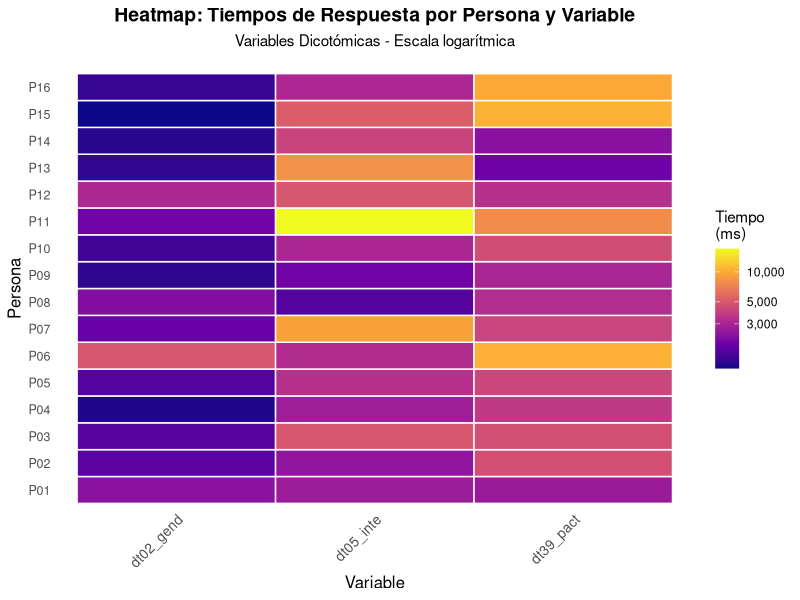
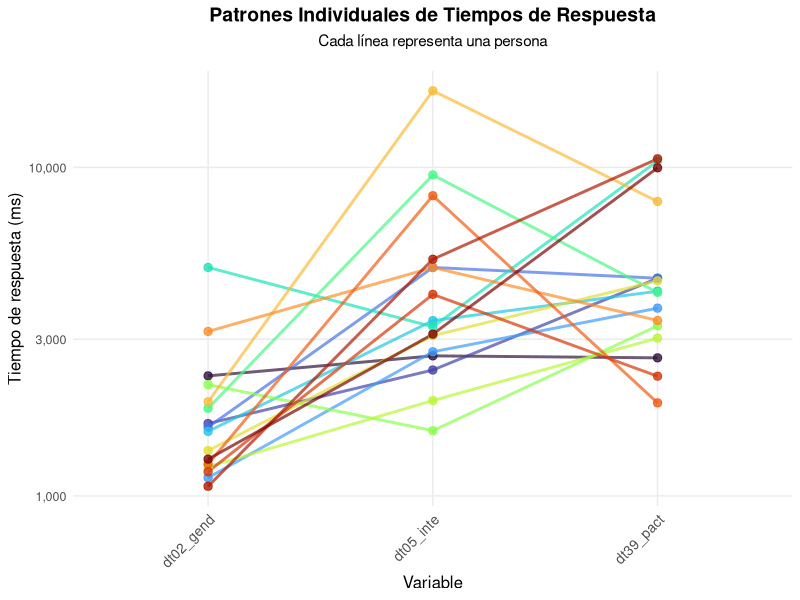
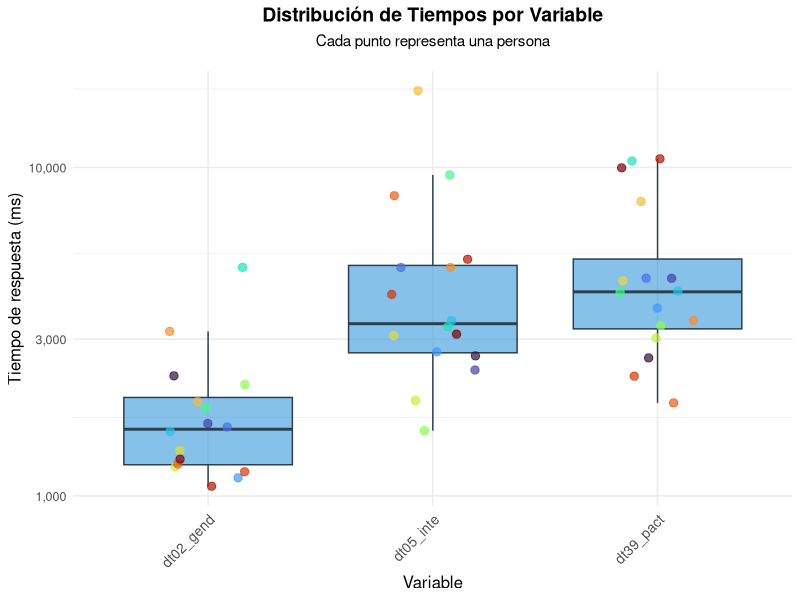
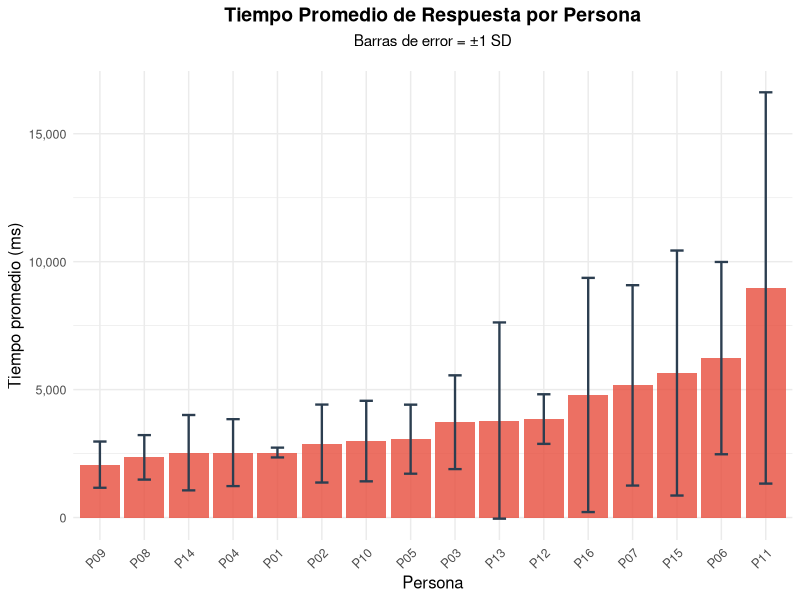
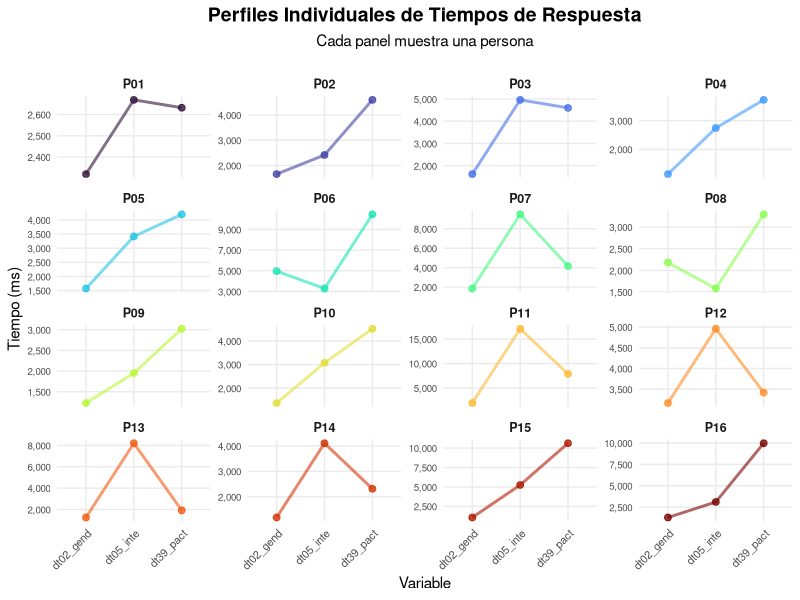
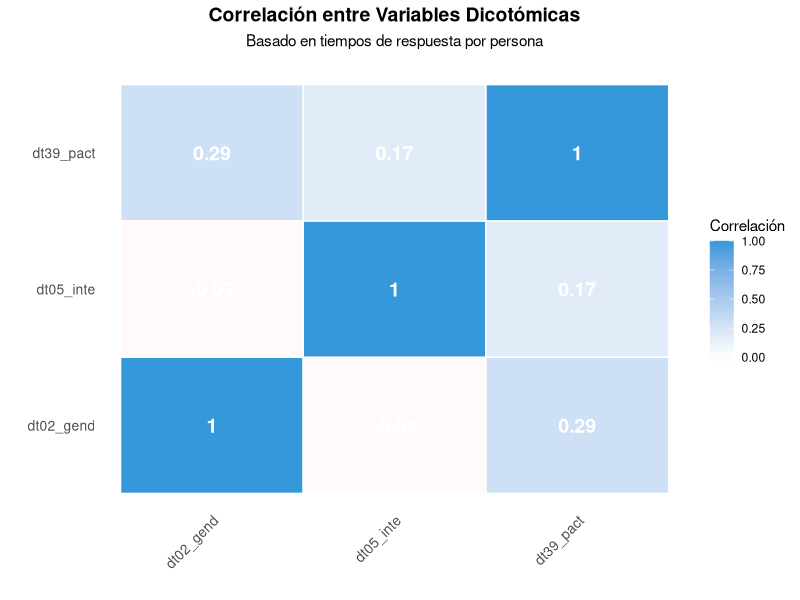

R code for these plots, in order:
# =============================================================================
# Análisis de Tiempos de Respuesta por Persona - Variables Dicotómicas
# =============================================================================

# Cargar librerías necesarias
if (!require("tidyverse")) install.packages("tidyverse", dependencies = TRUE)
if (!require("ggplot2")) install.packages("ggplot2", dependencies = TRUE)
if (!require("viridis")) install.packages("viridis", dependencies = TRUE)
if (!require("RColorBrewer")) install.packages("RColorBrewer", dependencies = TRUE)
if (!require("gridExtra")) install.packages("gridExtra", dependencies = TRUE)
if (!require("scales")) install.packages("scales", dependencies = TRUE)

library(tidyverse)
library(ggplot2)
library(viridis)
library(RColorBrewer)
library(gridExtra)
library(scales)

# Cargar datos
datos <- read.csv("mapa-eh2-rt-anon.csv", stringsAsFactors = FALSE)

# Variables dicotómicas
vars_dicotomicas <- c("dt02_gend", "dt05_inte", "dt39_pact")
vars_existentes <- vars_dicotomicas[vars_dicotomicas %in% names(datos)]

cat("=== ANÁLISIS POR PERSONA - VARIABLES DICOTÓMICAS ===\n\n")
cat("Variables analizadas:", paste(vars_existentes, collapse = ", "), "\n")
cat("Número de personas:", nrow(datos), "\n\n")

# Crear ID de persona
datos$persona_id <- paste0("P", sprintf("%02d", 1:nrow(datos)))

# Preparar datos en formato largo para análisis por persona
datos_largos <- datos %>%
  select(persona_id, all_of(vars_existentes)) %>%
  pivot_longer(
    cols = all_of(vars_existentes),
    names_to = "variable",
    values_to = "tiempo"
  ) %>%
  mutate(
    tiempo = as.numeric(tiempo),
    variable = factor(variable, levels = vars_existentes)
  ) %>%
  filter(!is.na(tiempo) & tiempo > 0)

# Estadísticas por persona
estadisticas_persona <- datos_largos %>%
  group_by(persona_id) %>%
  summarise(
    n_items = n(),
    media = mean(tiempo),
    mediana = median(tiempo),
    sd = sd(tiempo),
    min = min(tiempo),
    max = max(tiempo),
    iqr = IQR(tiempo),
    .groups = "drop"
  ) %>%
  arrange(media)

cat("=== ESTADÍSTICAS POR PERSONA ===\n")
print(estadisticas_persona)
cat("\n")

# Estadísticas por persona y variable
estadisticas_persona_variable <- datos_largos %>%
  group_by(persona_id, variable) %>%
  summarise(
    tiempo = first(tiempo),  # Solo hay un valor por persona-variable
    .groups = "drop"
  ) %>%
  pivot_wider(
    names_from = variable,
    values_from = tiempo
  )

cat("=== TIEMPOS POR PERSONA Y VARIABLE ===\n")
print(estadisticas_persona_variable)
cat("\n")

# =============================================================================
# VISUALIZACIONES
# =============================================================================

# 1. HEATMAP: Tiempos por persona y variable
heatmap_plot <- datos_largos %>%
  ggplot(aes(x = variable, y = persona_id, fill = tiempo)) +
  geom_tile(color = "white", linewidth = 0.5) +
  scale_fill_viridis_c(
    name = "Tiempo\n(ms)",
    option = "plasma",
    trans = "log10",
    labels = comma
  ) +
  labs(
    title = "Heatmap: Tiempos de Respuesta por Persona y Variable",
    subtitle = "Variables Dicotómicas - Escala logarítmica",
    x = "Variable",
    y = "Persona",
    fill = "Tiempo (ms)"
  ) +
  theme_minimal() +
  theme(
    plot.title = element_text(size = 14, face = "bold", hjust = 0.5),
    plot.subtitle = element_text(size = 11, hjust = 0.5, margin = margin(b = 15)),
    axis.text.x = element_text(angle = 45, hjust = 1, size = 10),
    axis.text.y = element_text(size = 9),
    axis.title = element_text(size = 12),
    legend.position = "right",
    panel.grid = element_blank()
  )

# Guardar heatmap
png(
  filename = "heatmap_personas_dicotomicas.png",
  width = 10,
  height = 8,
  units = "in",
  res = 300
)
print(heatmap_plot)
dev.off()
cat("Gráfico guardado: heatmap_personas_dicotomicas.png\n\n")

# 2. GRÁFICO DE LÍNEAS: Patrón de cada persona
lineas_plot <- datos_largos %>%
  ggplot(aes(x = variable, y = tiempo, group = persona_id, color = persona_id)) +
  geom_line(linewidth = 1, alpha = 0.7) +
  geom_point(size = 2.5, alpha = 0.8) +
  scale_y_continuous(
    trans = "log10",
    labels = comma,
    name = "Tiempo de respuesta (ms)"
  ) +
  scale_color_viridis_d(option = "turbo", guide = "none") +
  labs(
    title = "Patrones Individuales de Tiempos de Respuesta",
    subtitle = "Cada línea representa una persona",
    x = "Variable",
    y = "Tiempo de respuesta (ms, escala log)"
  ) +
  theme_minimal() +
  theme(
    plot.title = element_text(size = 14, face = "bold", hjust = 0.5),
    plot.subtitle = element_text(size = 11, hjust = 0.5, margin = margin(b = 15)),
    axis.text.x = element_text(angle = 45, hjust = 1, size = 10),
    axis.text.y = element_text(size = 9),
    axis.title = element_text(size = 12),
    panel.grid.minor = element_blank()
  )

# Guardar gráfico de líneas
png(
  filename = "lineas_personas_dicotomicas.png",
  width = 10,
  height = 7,
  units = "in",
  res = 300
)
print(lineas_plot)
dev.off()
cat("Gráfico guardado: lineas_personas_dicotomicas.png\n\n")

# 3. BOXPLOT POR VARIABLE con puntos individuales por persona
boxplot_personas <- datos_largos %>%
  ggplot(aes(x = variable, y = tiempo)) +
  geom_boxplot(
    fill = "#3498DB",
    color = "#2C3E50",
    alpha = 0.6,
    outlier.shape = NA
  ) +
  geom_jitter(
    aes(color = persona_id),
    width = 0.2,
    height = 0,
    alpha = 0.7,
    size = 2.5
  ) +
  scale_y_continuous(
    trans = "log10",
    labels = comma,
    name = "Tiempo de respuesta (ms)"
  ) +
  scale_color_viridis_d(option = "turbo", guide = "none") +
  labs(
    title = "Distribución de Tiempos por Variable",
    subtitle = "Cada punto representa una persona",
    x = "Variable",
    y = "Tiempo de respuesta (ms, escala log)"
  ) +
  theme_minimal() +
  theme(
    plot.title = element_text(size = 14, face = "bold", hjust = 0.5),
    plot.subtitle = element_text(size = 11, hjust = 0.5, margin = margin(b = 15)),
    axis.text.x = element_text(angle = 45, hjust = 1, size = 10),
    axis.text.y = element_text(size = 9),
    axis.title = element_text(size = 12)
  )

# Guardar boxplot
png(
  filename = "boxplot_personas_dicotomicas.png",
  width = 10,
  height = 7,
  units = "in",
  res = 300
)
print(boxplot_personas)
dev.off()
cat("Gráfico guardado: boxplot_personas_dicotomicas.png\n\n")

# 4. GRÁFICO DE BARRAS: Media por persona (ordenado)
barras_media <- estadisticas_persona %>%
  ggplot(aes(x = reorder(persona_id, media), y = media)) +
  geom_bar(stat = "identity", fill = "#E74C3C", alpha = 0.8) +
  geom_errorbar(
    aes(ymin = media - sd, ymax = media + sd),
    width = 0.3,
    color = "#2C3E50",
    linewidth = 0.8
  ) +
  scale_y_continuous(
    labels = comma,
    name = "Tiempo promedio (ms)"
  ) +
  labs(
    title = "Tiempo Promedio de Respuesta por Persona",
    subtitle = "Barras de error = ±1 SD",
    x = "Persona",
    y = "Tiempo promedio (ms)"
  ) +
  theme_minimal() +
  theme(
    plot.title = element_text(size = 14, face = "bold", hjust = 0.5),
    plot.subtitle = element_text(size = 11, hjust = 0.5, margin = margin(b = 15)),
    axis.text.x = element_text(angle = 45, hjust = 1, size = 9),
    axis.text.y = element_text(size = 9),
    axis.title = element_text(size = 12)
  )

# Guardar gráfico de barras
png(
  filename = "barras_media_personas.png",
  width = 10,
  height = 6,
  units = "in",
  res = 300
)
print(barras_media)
dev.off()
cat("Gráfico guardado: barras_media_personas.png\n\n")

# 5. GRÁFICO DE PERFILES: Todas las personas en un panel
perfiles_plot <- datos_largos %>%
  ggplot(aes(x = variable, y = tiempo)) +
  geom_line(
    aes(group = persona_id, color = persona_id),
    linewidth = 1,
    alpha = 0.6
  ) +
  geom_point(
    aes(color = persona_id),
    size = 2,
    alpha = 0.8
  ) +
  facet_wrap(~ persona_id, ncol = 4, scales = "free_y") +
  scale_y_continuous(
    labels = comma,
    name = "Tiempo (ms)"
  ) +
  scale_color_viridis_d(option = "turbo", guide = "none") +
  labs(
    title = "Perfiles Individuales de Tiempos de Respuesta",
    subtitle = "Cada panel muestra una persona",
    x = "Variable",
    y = "Tiempo de respuesta (ms)"
  ) +
  theme_minimal() +
  theme(
    plot.title = element_text(size = 14, face = "bold", hjust = 0.5),
    plot.subtitle = element_text(size = 11, hjust = 0.5, margin = margin(b = 15)),
    axis.text.x = element_text(angle = 45, hjust = 1, size = 8),
    axis.text.y = element_text(size = 7),
    axis.title = element_text(size = 11),
    strip.text = element_text(size = 9, face = "bold"),
    panel.grid.minor = element_blank()
  )

# Guardar perfiles
png(
  filename = "perfiles_individuales.png",
  width = 14,
  height = 10,
  units = "in",
  res = 300
)
print(perfiles_plot)
dev.off()
cat("Gráfico guardado: perfiles_individuales.png\n\n")

# 6. MATRIZ DE CORRELACIÓN: Relación entre variables por persona
# Crear matriz de datos ancha
matriz_datos <- datos_largos %>%
  pivot_wider(
    names_from = variable,
    values_from = tiempo
  ) %>%
  select(-persona_id) %>%
  select(all_of(vars_existentes))

# Calcular correlaciones
correlaciones <- cor(matriz_datos, use = "complete.obs")

# Convertir a formato largo para gráfico
correlaciones_long <- correlaciones %>%
  as.data.frame() %>%
  rownames_to_column("var1") %>%
  pivot_longer(
    cols = -var1,
    names_to = "var2",
    values_to = "correlacion"
  ) %>%
  mutate(
    var1 = factor(var1, levels = vars_existentes),
    var2 = factor(var2, levels = vars_existentes)
  )

# Heatmap de correlaciones
correlacion_plot <- correlaciones_long %>%
  ggplot(aes(x = var1, y = var2, fill = correlacion)) +
  geom_tile(color = "white", linewidth = 0.5) +
  geom_text(
    aes(label = round(correlacion, 2)),
    color = "white",
    size = 5,
    fontface = "bold"
  ) +
  scale_fill_gradient2(
    low = "#E74C3C",
    mid = "white",
    high = "#3498DB",
    midpoint = 0,
    name = "Correlación"
  ) +
  labs(
    title = "Correlación entre Variables Dicotómicas",
    subtitle = "Basado en tiempos de respuesta por persona",
    x = "",
    y = ""
  ) +
  theme_minimal() +
  theme(
    plot.title = element_text(size = 14, face = "bold", hjust = 0.5),
    plot.subtitle = element_text(size = 11, hjust = 0.5, margin = margin(b = 15)),
    axis.text.x = element_text(angle = 45, hjust = 1, size = 10),
    axis.text.y = element_text(size = 10),
    legend.position = "right",
    panel.grid = element_blank()
  )

# Guardar correlaciones
png(
  filename = "correlaciones_variables.png",
  width = 8,
  height = 7,
  units = "in",
  res = 300
)
print(correlacion_plot)
dev.off()
cat("Gráfico guardado: correlaciones_variables.png\n\n")

# 7. TABLA RESUMEN VISUAL: Estadísticas clave por persona
# Crear tabla visual con estadísticas
tabla_resumen <- estadisticas_persona %>%
  mutate(
    media_formateada = paste0(round(media, 0), " ms"),
    mediana_formateada = paste0(round(mediana, 0), " ms"),
    rango_formateado = paste0(round(min, 0), " - ", round(max, 0), " ms")
  ) %>%
  select(persona_id, media_formateada, mediana_formateada, rango_formateado)

cat("=== RESUMEN POR PERSONA ===\n")
print(tabla_resumen)
cat("\n")

# Guardar tabla como CSV
write.csv(
  estadisticas_persona,
  file = "estadisticas_por_persona.csv",
  row.names = FALSE
)
cat("Tabla guardada: estadisticas_por_persona.csv\n\n")

cat("=== ANÁLISIS POR PERSONA COMPLETADO ===\n")
cat("Revisa los gráficos generados para explorar patrones individuales.\n")
